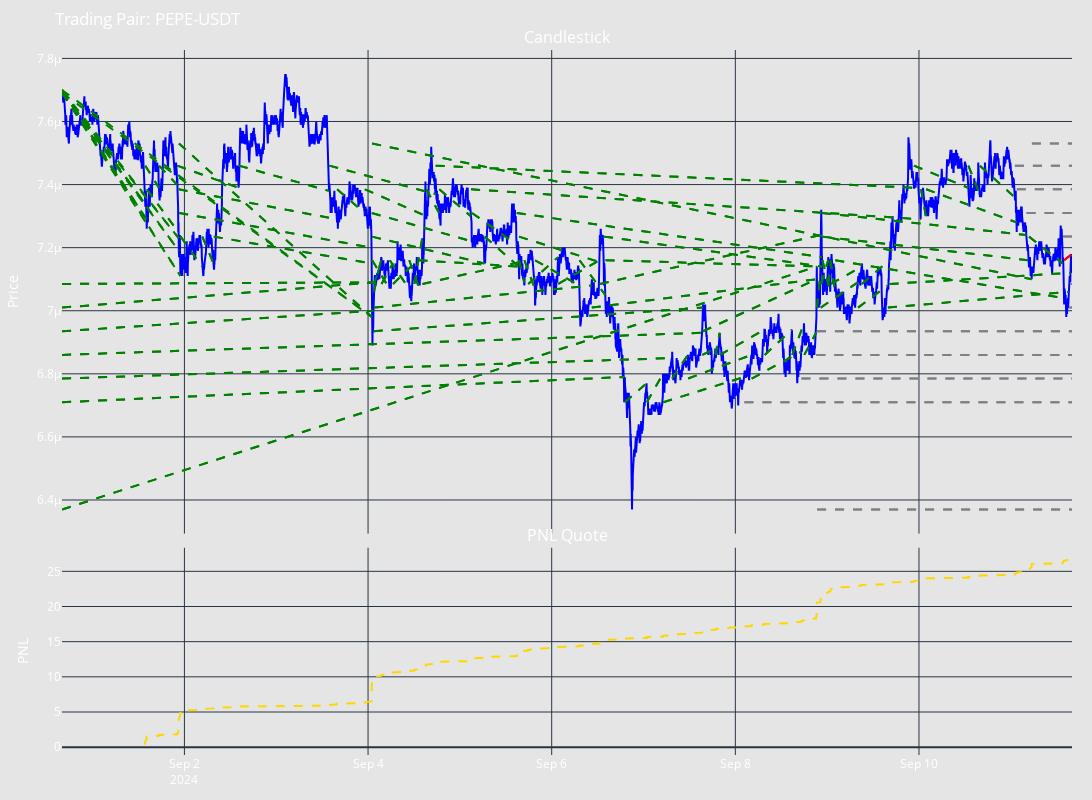

The code cell stored with this chart in its notebook:
### Code cell
# Let's see what is inside the backtesting results
print(backtesting_result.get_results_summary())
backtesting_result.get_backtesting_figure()
